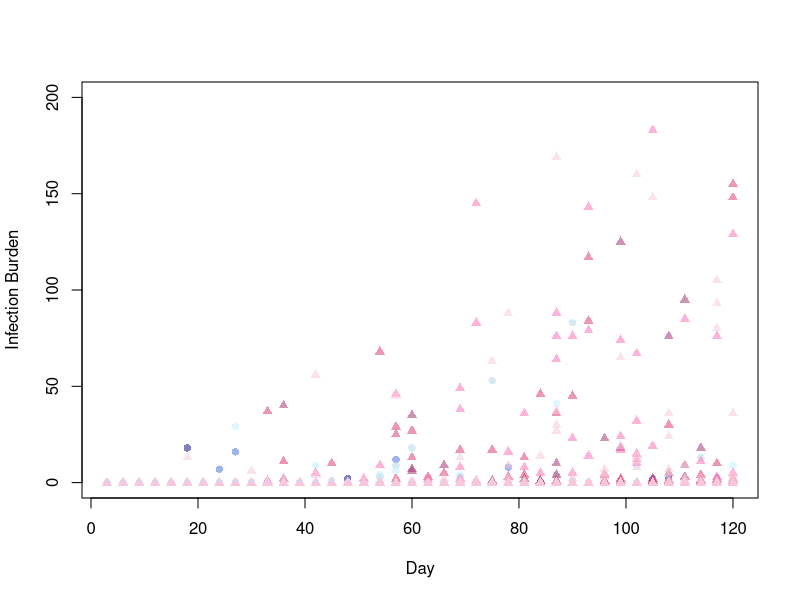
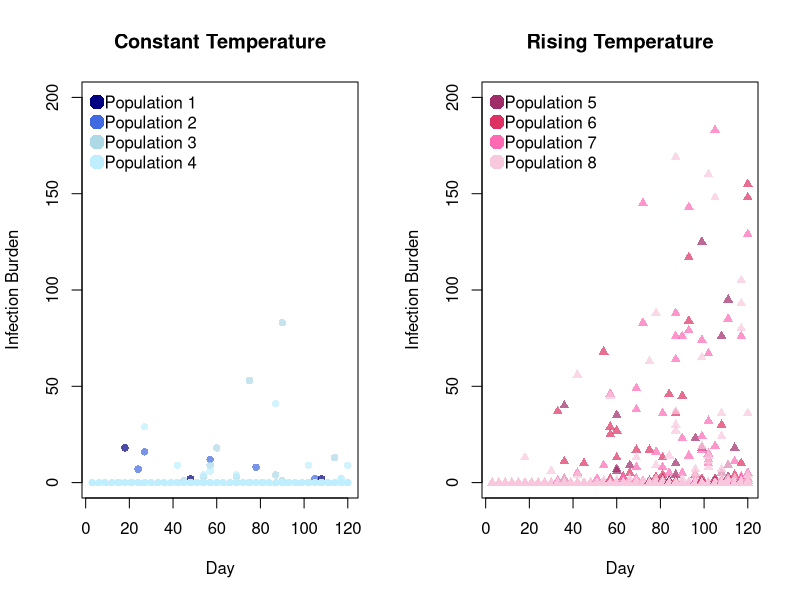

Recreate these plots in R, in order.
#### Required packages ####
library(tidyverse)

#### Kirk_et_al_epidemics_sampling_data.csv ####

## About:
# •	population: population replicate number
# •	treatment: stable temperature or rising temperature
# •	temp: temperature in °C
# •	period: number (1-8) representing a fifteen day temperature period for warming treatment
# •	day: day of the experiment
# •	date: date
# •	rep: number for individual Daphnia sampled from each population each day
# •	status: infection status, 0 = uninfected, 1 = infected
# •	intensity: intensity of infection (0 for uninfected individuals)

## Import
sampling_data <- read.csv("Kirk_Data/Epidemics_Data_Dryad/Kirk_et_al_epidemics_sampling_data.csv")
head(sampling_data)
nrow(sampling_data)

## Explore
unique(sampling_data$population) # Eight replicate populations
unique(sampling_data$treatment) # Two temperature treatments; stable and rising
unique(sampling_data$temp) # Eight different temperatures; 10C to 13.5C in incrememnts of 0.5C
max(sampling_data$day) # 120 day experiment
length(unique(sampling_data$rep)) # 12 Daphnia samples from each population, per day
summary(sampling_data$intensity) # Min. = 0; Median = 0; Mean = 1.32; Max. = 183

constant <- subset(sampling_data, treatment == 'stable')
constant_pop1 <- subset(constant, population == 1)
constant_pop2 <- subset(constant, population == 2)
constant_pop3 <- subset(constant, population == 3)
constant_pop4 <- subset(constant, population == 4)

rising <- subset(sampling_data, treatment == 'rising')
rising_pop1 <- subset(rising, population == 1)
rising_pop2 <- subset(rising, population == 2)
rising_pop3 <- subset(rising, population == 3)
rising_pop4 <- subset(rising, population == 4)

## Some plots
colours1 <- c("navy", "royalblue", "lightblue", "lightblue1")
colours2 <- c("#9F2B68", "#DE3163", "#FF69B4", "#F8C8DC")

par(mfrow = c(1, 1))
plot(constant$day, constant$intensity, 
     pch = 16, col = adjustcolor(colours1[factor(constant$population)], alpha.f = 0.5),
     xlab = "Day", ylab = "Infection Burden", 
     ylim = c(0, 200))
points(rising$day, rising$intensity,
       pch = 17, col = adjustcolor(colours2[factor(rising$population)], alpha.f = 0.5))

par(mfrow = c(1, 2))
plot(constant$day, constant$intensity, 
     pch = 16, col = adjustcolor(colours1[factor(constant$population)], alpha.f = 0.7),
     main = "Constant Temperature", xlab = "Day", ylab = "Infection Burden",
     ylim = c(0, 200))
legend("topleft", legend = c("Population 1", "Population 2", "Population 3", "Population 4"),
       pch = 16, col = colours1, cex = 1, pt.cex = 2, bty = "n", x.intersp = 0.5)
plot(rising$day, rising$intensity, 
     pch = 17, col = adjustcolor(colours2[factor(rising$population)], alpha.f = 0.7),
     main = "Rising Temperature", xlab = "Day", ylab = "Infection Burden",
     ylim = c(0, 200))
legend("topleft", legend = c("Population 5", "Population 6", "Population 7", "Population 8"),
       pch = 16, col = colours2, cex = 1, pt.cex = 2, bty = "n", x.intersp = 0.5)









